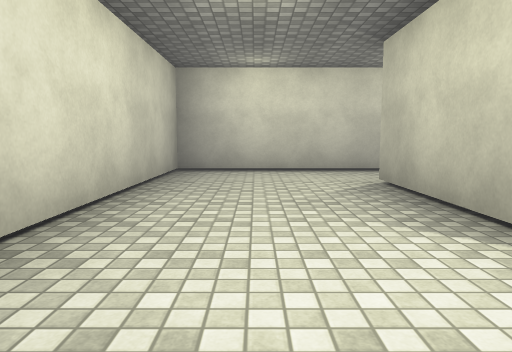
[1] (above)

19 first-person views from a walk through a scene from a Unity 3-D project. The camera is 1.2 m above the floor, tilts 6° down and sees 70° across. The floor is counted in squares, 2 m on a side. Each view is taken from the middle of a square. On the plan, view 1 faces up. The plan holds only what a view shows up to about 10 squares ahead; the rest is blank. The place goes on beyond the plan. The player character is not drawn. Surface patterns are stand-ins for the level's own textures.

[2]
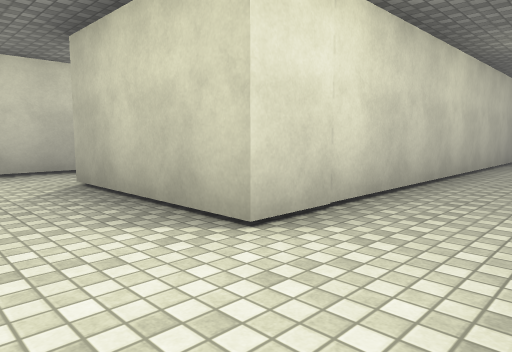

[3]
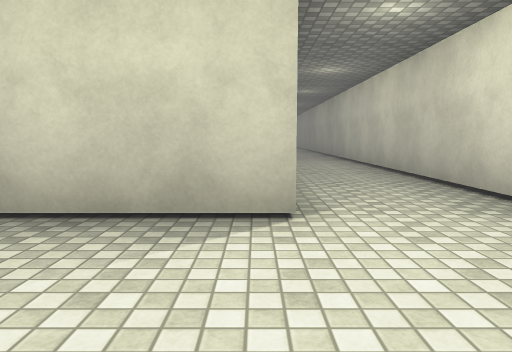

[4]
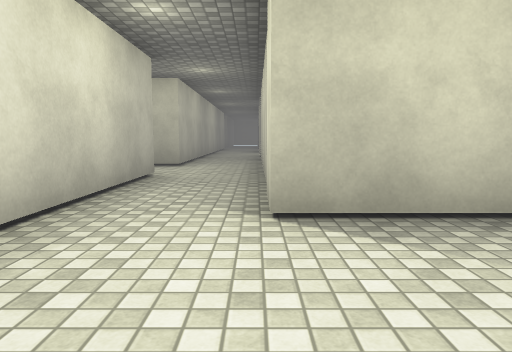

[5]
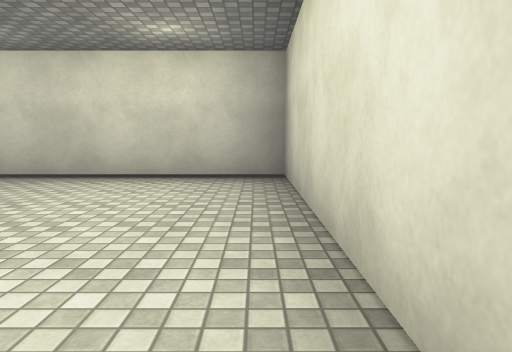

[6]
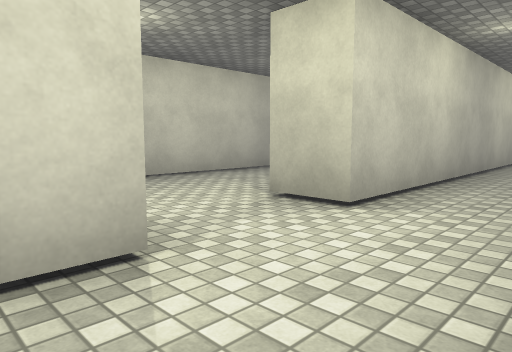

[7]
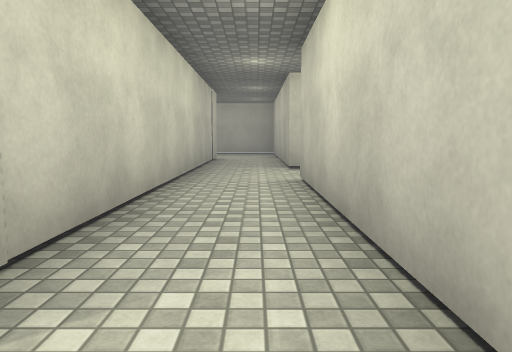

[8]
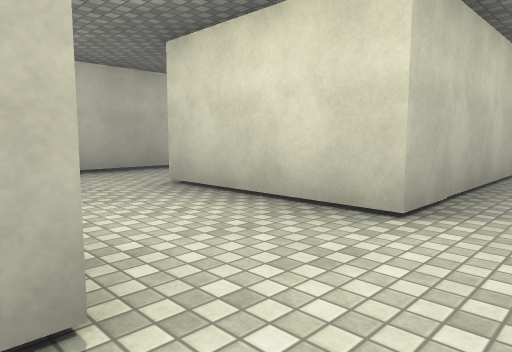

[9]
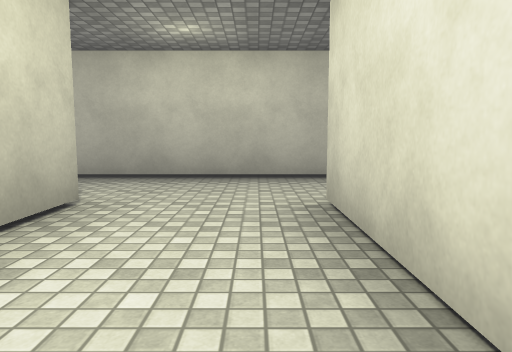

[10]
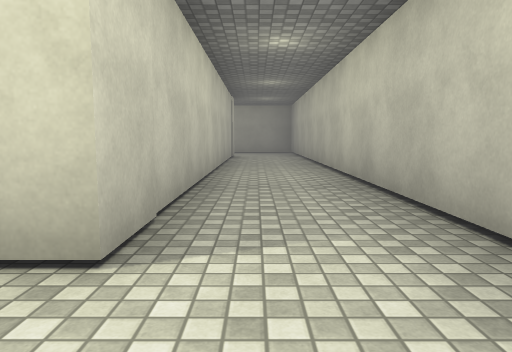

[11]
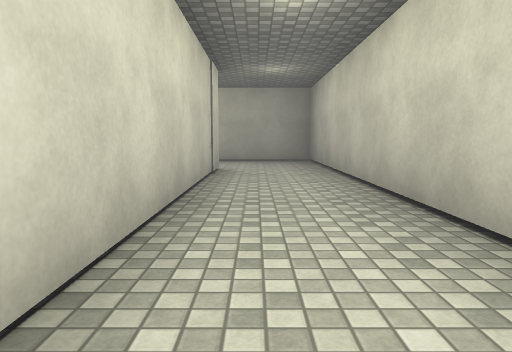

[12]
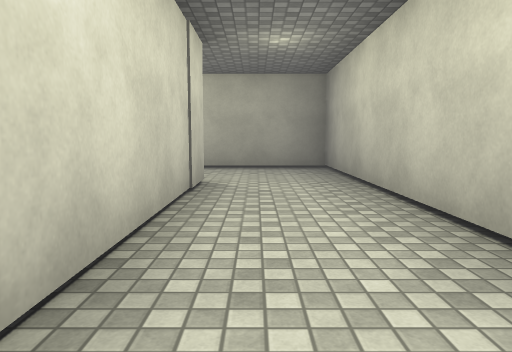

[13]
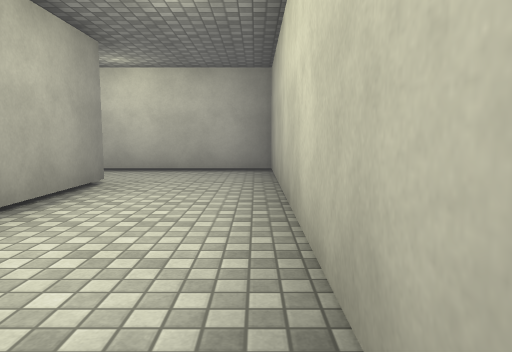

[14]
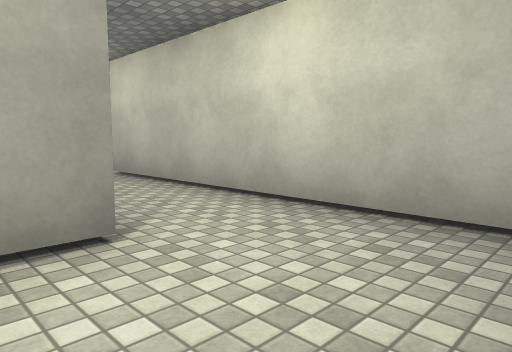

[15]
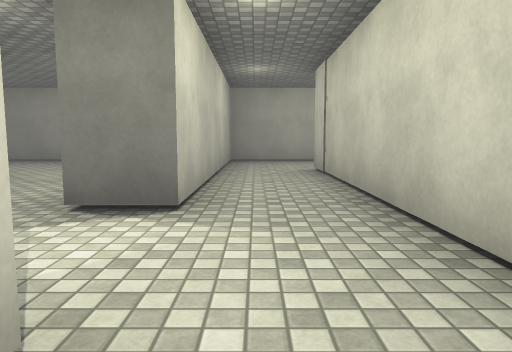

[16]
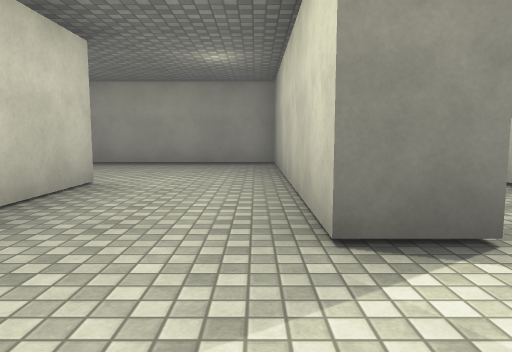

[17]
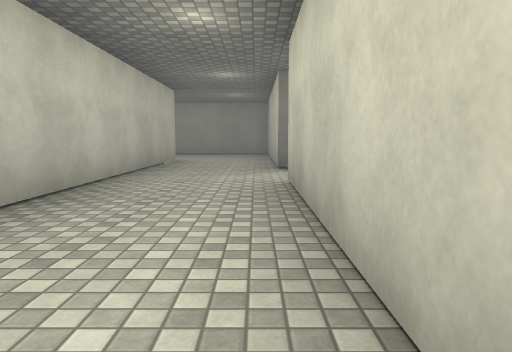

[18]
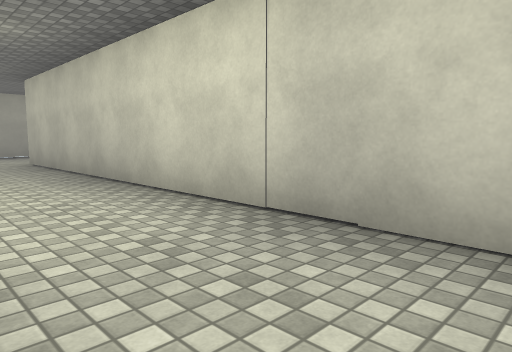

[19]
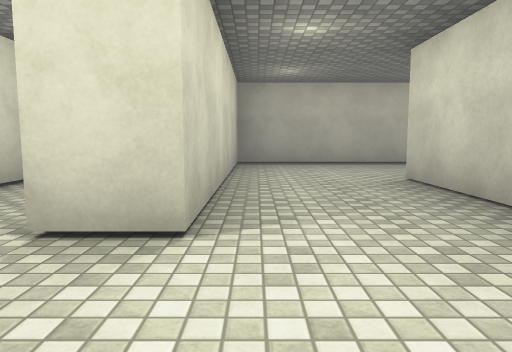

### Floor plan
Points are (right, up) in squares from view 1. A wall is a line through its corners. A room is listed if a view was taken in it or the views show most of it. See-through windows are left out.
Room 1 (views 1, 2, 3, 4, 5, 6, 7, 8, 9, 10, 11, 12, 13, 14, 15)
walls: (9.9, 1.7) (1.7, 1.7) (1.7, 4.9) (11.4, 4.9) (11.4, 1.6); (13.2, 6.6) (6.8, 6.6); (18.5, 4.9) (24, 4.9) (24, 2.9); (4.9, 6.6) (-1.4, 6.6) (-1.4, -0.4) (26.3, -0.4) (26.3, 6.6) (20, 6.6); (24, 1.7) (13.6, 1.7) (13.6, 2.8)
ways out: opening at (5.5, 7) to room 2; opening at (18.5, 7) to room 2
Room 2 (views 16, 17, 18, 19)
walls: (10.7, 10.2) (1.6, 10.2); (13.5, 7.6) (18, 7.6); (6.8, 6.6) (6.8, 7.6); (20, 6.6) (20, 7.6) (26.3, 7.6) (26.3, 12.4); (22.9, 10.2) (16, 10.2); (-1.4, 11.5) (-1.4, 7.6) (4.9, 7.6) (4.9, 6.6)
ways out: opening at (5.5, 7) to room 1; opening at (18.5, 7) to room 1

Where each view was taken, in squares from view 1:
view 1: 0 up, 0 right, facing up
view 2: 0 up, 0 right, facing up-right
view 3: 2 up, 1 left, facing right
view 4: 5 up, 1 left, facing right
view 5: 5 up, 1 left, facing down
view 6: 5 up, 4 right, facing up-right
view 7: 6 up, 12 right, facing left
view 8: 6 up, 14 right, facing down-left
view 9: 5 up, 12 right, facing down
view 10: 1 up, 12 right, facing right
view 11: 1 up, 17 right, facing right
view 12: 1 up, 19 right, facing right
view 13: 0 up, 26 right, facing up
view 14: 4 up, 26 right, facing up-left
view 15: 6 up, 17 right, facing right
view 16: 8 up, 18 right, facing right
view 17: 8 up, 13 right, facing right
view 18: 8 up, 11 right, facing up-left
view 19: 8 up, 7 right, facing left
